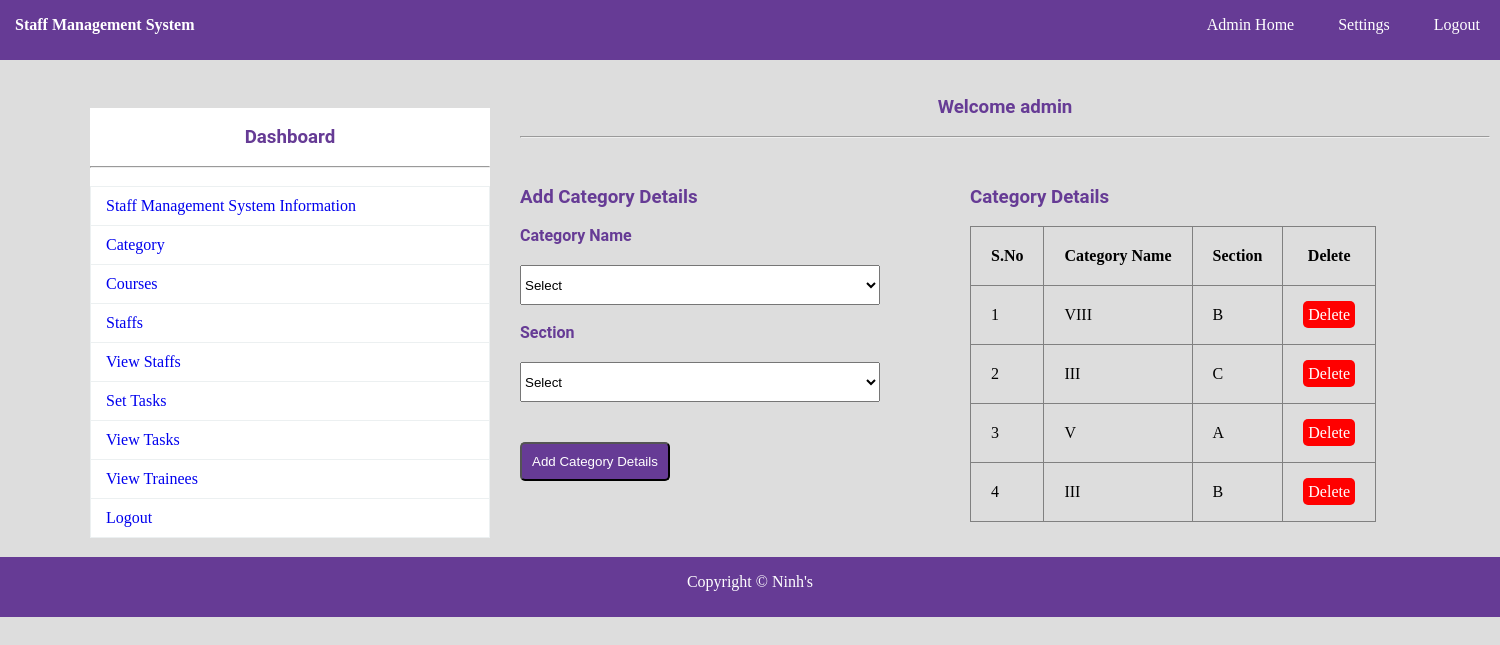
Page /add_class.php (signed in) on the committed database.
### tables this page shows
CREATE TABLE IF NOT EXISTS `category` (
  `CID` int(11) NOT NULL AUTO_INCREMENT,
  `CNAME` varchar(150) NOT NULL,
  `CSEC` varchar(150) NOT NULL,
  PRIMARY KEY (`CID`)
);

### add_class.php (the view, shortened to what this page needs)
<?php
	include"database.php";
?>
<!DOCTYPE html>
<html>
	<head>
		<link rel="stylesheet" type="text/css" href="css/style.css">
	</head>
	<body>
		<?php include"navbar.php";?><br>
			<div id="section">
				<?php include"sidebar.php";?><br>
				<h3 class="text">Welcome <?php echo $_SESSION["ANAME"]; ?></h3><br><hr><br>
				<div class="content1">
						<h3 > Add Category Details</h3><br>
				<form method="post" action="<?php echo $_SERVER["PHP_SELF"];?>">
					<label>Category Name</label><br>
				<select name="cname"  required class="input2">
						<option value="">Select</option>
					</select><br><br>
					<label> Section </label><br>
					<select name="sec"  required class="input2">
						<option value="">Select</option>
					</select>
					<br>
					<button type="submit" class="btn" name="submit">Add Category Details</button>
				</form>
				</div>
				<div class="tbox">
					<h3 style="margin-top:30px;"> Category Details</h3><br>
					<table border="1px" >
						<tr>
							<th>S.No</th>
							<th>Category Name</th>
							<th>Section</th>
							<th>Delete</th>
						</tr>
						<?php
							$s="select * from category";
							$res=$db->query($s);
							if($res->num_rows>0)
							{
								$i=0;
								while($r=$res->fetch_assoc())
								{
									$i++;
									echo "
										<tr>
											<td>{$i}</td>
											<td>{$r["CNAME"]}</td>
											<td>{$r["CSEC"]}</td>
											<td><a href='delete.php?id={$r["CID"]}' class='btnr'>Delete</a></td>
										</tr>
										";
								}
							}
						?>
					</table>
				</div>
			</div>
				<?php include"footer.php";?>
	</body>
</html>

### css/style.css (style rules this page uses)
* { padding:0px; margin:0px; }
html { background:#dddddd; }
a { text-decoration:none; }
h1,h2,h3,h4,h5,h6,label { font-family:roboto; color:#663b95; }
.btn { border-radius:5px; padding:10px; background:#663b95; color:white; margin-top:40px; }
.btnr { border-radius:5px; padding:5px; background:#ff0000; color:white; }
.input2 { width:80%; height:40px; margin-top:20px; }
label { font-weight:bold; }
.content1 { margin-top:30px; }
.text { text-align:center; }
#section { height:auto; width:1400px; margin-left:90px; font-family:cambria; }
.content1 { margin-top:30px; height:auto; width:450px; float:left; }
.tbox { float:left; }
.tbox table { border-collapse:collapse; }
tr,td,th { padding:20px; }
table { border-collapse:collapse; }

### rows in the picture
category: CNAME "VIII", CSEC "B"
category: CNAME "III", CSEC "C"
category: CNAME "V", CSEC "A"
category: CNAME "III", CSEC "B"

### other values in the picture
$_SESSION["ANAME"] "admin"
